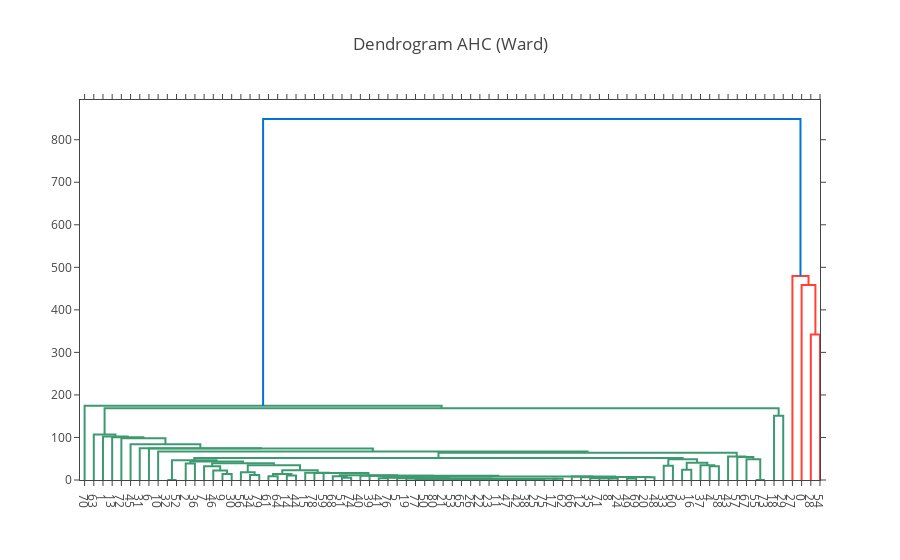

Notebook code for this chart:
### Code cell
# Create dendrogram figures for Ward linkage
fig_ward = ff.create_dendrogram(X_ahc, orientation='bottom', linkagefun=lambda x: linkage_matrix_ward)
fig_ward.update_layout(title='Dendrogram AHC (Ward)')
fig_ward.show()

### Figure 1 — Plotly figure (JSON) as saved in the notebook; plotly's stock layout.template omitted (floating-point values rounded to 4 significant figures)
{"data": [{"hoverinfo": "text", "marker": {"color": "rgb(61,153,112)"}, "mode": "lines", "type": "scatter", "x": [95, 95, 105, 105], "xaxis": "x", "y": [0, 0, 0, 0], "yaxis": "y"}, {"hoverinfo": "text", "marker": {"color": "rgb(61,153,112)"}, "mode": "lines", "type": "scatter", "x": [115, 115, 125, 125], "xaxis": "x", "y": [0, 38.67, 38.67, 0], "yaxis": "y"}, {"hoverinfo": "text", "marker": {"color": "rgb(61,153,112)"}, "mode": "lines", "type": "scatter", "x": [155, 155, 165, 165], "xaxis": "x", "y": [0, 14.11, 14.11, 0], "yaxis": "y"}, {"hoverinfo": "text", "marker": {"color": "rgb(61,153,112)"}, "mode": "lines", "type": "scatter", "x": [145, 145, 160, 160], "xaxis": "x", "y": [0, 22.61, 22.61, 14.11], "yaxis": "y"}, {"hoverinfo": "text", "marker": {"color": "rgb(61,153,112)"}, "mode": "lines", "type": "scatter", "x": [135, 135, 152.5, 152.5], "xaxis": "x", "y": [0, 32.47, 32.47, 22.61], "yaxis": "y"}, {"hoverinfo": "text", "marker": {"color": "rgb(61,153,112)"}, "mode": "lines", "type": "scatter", "x": [185, 185, 195, 195], "xaxis": "x", "y": [0, 11.79, 11.79, 0], "yaxis": "y"}, {"hoverinfo": "text", "marker": {"color": "rgb(61,153,112)"}, "mode": "lines", "type": "scatter", "x": [175, 175, 190, 190], "xaxis": "x", "y": [0, 18.47, 18.47, 11.79], "yaxis": "y"}, {"hoverinfo": "text", "marker": {"color": "rgb(61,153,112)"}, "mode": "lines", "type": "scatter", "x": [205, 205, 215, 215], "xaxis": "x", "y": [0, 9.055, 9.055, 0], "yaxis": "y"}, {"hoverinfo": "text", "marker": {"color": "rgb(61,153,112)"}, "mode": "lines", "type": "scatter", "x": [225, 225, 235, 235], "xaxis": "x", "y": [0, 10.63, 10.63, 0], "yaxis": "y"}, {"hoverinfo": "text", "marker": {"color": "rgb(61,153,112)"}, "mode": "lines", "type": "scatter", "x": [210, 210, 230, 230], "xaxis": "x", "y": [9.055, 13.89, 13.89, 10.63], "yaxis": "y"}, {"hoverinfo": "text", "marker": {"color": "rgb(61,153,112)"}, "mode": "lines", "type": "scatter", "x": [285, 285, 295, 295], "xaxis": "x", "y": [0, 5.196, 5.196, 0], "yaxis": "y"}, {"hoverinfo": "text", "marker": {"color": "rgb(61,153,112)"}, "mode": "lines", "type": "scatter", "x": [275, 275, 290, 290], "xaxis": "x", "y": [0, 8.602, 8.602, 5.196], "yaxis": "y"}, {"hoverinfo": "text", "marker": {"color": "rgb(61,153,112)"}, "mode": "lines", "type": "scatter", "x": [325, 325, 335, 335], "xaxis": "x", "y": [0, 4.123, 4.123, 0], "yaxis": "y"}, {"hoverinfo": "text", "marker": {"color": "rgb(61,153,112)"}, "mode": "lines", "type": "scatter", "x": [405, 405, 415, 415], "xaxis": "x", "y": [0, 0, 0, 0], "yaxis": "y"}, {"hoverinfo": "text", "marker": {"color": "rgb(61,153,112)"}, "mode": "lines", "type": "scatter", "x": [435, 435, 445, 445], "xaxis": "x", "y": [0, 0, 0, 0], "yaxis": "y"}, {"hoverinfo": "text", "marker": {"color": "rgb(61,153,112)"}, "mode": "lines", "type": "scatter", "x": [455, 455, 465, 465], "xaxis": "x", "y": [0, 0, 0, 0], "yaxis": "y"}, {"hoverinfo": "text", "marker": {"color": "rgb(61,153,112)"}, "mode": "lines", "type": "scatter", "x": [440, 440, 460, 460], "xaxis": "x", "y": [0, 1, 1, 0], "yaxis": "y"}, {"hoverinfo": "text", "marker": {"color": "rgb(61,153,112)"}, "mode": "lines", "type": "scatter", "x": [425, 425, 450, 450], "xaxis": "x", "y": [0, 1, 1, 1], "yaxis": "y"}, {"hoverinfo": "text", "marker": {"color": "rgb(61,153,112)"}, "mode": "lines", "type": "scatter", "x": [410, 410, 437.5, 437.5], "xaxis": "x", "y": [0, 1, 1, 1], "yaxis": "y"}, {"hoverinfo": "text", "marker": {"color": "rgb(61,153,112)"}, "mode": "lines", "type": "scatter", "x": [495, 495, 505, 505], "xaxis": "x", "y": [0, 1.414, 1.414, 0], "yaxis": "y"}, {"hoverinfo": "text", "marker": {"color": "rgb(61,153,112)"}, "mode": "lines", "type": "scatter", "x": [485, 485, 500, 500], "xaxis": "x", "y": [0, 1.732, 1.732, 1.414], "yaxis": "y"}, {"hoverinfo": "text", "marker": {"color": "rgb(61,153,112)"}, "mode": "lines", "type": "scatter", "x": [475, 475, 492.5, 492.5], "xaxis": "x", "y": [0, 1.732, 1.732, 1.732], "yaxis": "y"}, {"hoverinfo": "text", "marker": {"color": "rgb(61,153,112)"}, "mode": "lines", "type": "scatter", "x": [423.8, 423.8, 483.8, 483.8], "xaxis": "x", "y": [1, 1.732, 1.732, 1.732], "yaxis": "y"}, {"hoverinfo": "text", "marker": {"color": "rgb(61,153,112)"}, "mode": "lines", "type": "scatter", "x": [395, 395, 453.8, 453.8], "xaxis": "x", "y": [0, 1.732, 1.732, 1.732], "yaxis": "y"}, {"hoverinfo": "text", "marker": {"color": "rgb(61,153,112)"}, "mode": "lines", "type": "scatter", "x": [385, 385, 424.4, 424.4], "xaxis": "x", "y": [0, 1.732, 1.732, 1.732], "yaxis": "y"}, {"hoverinfo": "text", "marker": {"color": "rgb(61,153,112)"}, "mode": "lines", "type": "scatter", "x": [375, 375, 404.7, 404.7], "xaxis": "x", "y": [0, 2.236, 2.236, 1.732], "yaxis": "y"}, {"hoverinfo": "text", "marker": {"color": "rgb(61,153,112)"}, "mode": "lines", "type": "scatter", "x": [365, 365, 389.8, 389.8], "xaxis": "x", "y": [0, 2.449, 2.449, 2.236], "yaxis": "y"}, {"hoverinfo": "text", "marker": {"color": "rgb(61,153,112)"}, "mode": "lines", "type": "scatter", "x": [515, 515, 525, 525], "xaxis": "x", "y": [0, 2.646, 2.646, 0], "yaxis": "y"}, {"hoverinfo": "text", "marker": {"color": "rgb(61,153,112)"}, "mode": "lines", "type": "scatter", "x": [377.4, 377.4, 520, 520], "xaxis": "x", "y": [2.449, 3, 3, 2.646], "yaxis": "y"}, {"hoverinfo": "text", "marker": {"color": "rgb(61,153,112)"}, "mode": "lines", "type": "scatter", "x": [355, 355, 448.7, 448.7], "xaxis": "x", "y": [0, 3.317, 3.317, 3], "yaxis": "y"}, {"hoverinfo": "text", "marker": {"color": "rgb(61,153,112)"}, "mode": "lines", "type": "scatter", "x": [345, 345, 401.9, 401.9], "xaxis": "x", "y": [0, 4.243, 4.243, 3.317], "yaxis": "y"}, {"hoverinfo": "text", "marker": {"color": "rgb(61,153,112)"}, "mode": "lines", "type": "scatter", "x": [330, 330, 373.4, 373.4], "xaxis": "x", "y": [4.123, 5.099, 5.099, 4.243], "yaxis": "y"}, {"hoverinfo": "text", "marker": {"color": "rgb(61,153,112)"}, "mode": "lines", "type": "scatter", "x": [575, 575, 585, 585], "xaxis": "x", "y": [0, 3.317, 3.317, 0], "yaxis": "y"}, {"hoverinfo": "text", "marker": {"color": "rgb(61,153,112)"}, "mode": "lines", "type": "scatter", "x": [565, 565, 580, 580], "xaxis": "x", "y": [0, 3.873, 3.873, 3.317], "yaxis": "y"}, {"hoverinfo": "text", "marker": {"color": "rgb(61,153,112)"}, "mode": "lines", "type": "scatter", "x": [555, 555, 572.5, 572.5], "xaxis": "x", "y": [0, 4.359, 4.359, 3.873], "yaxis": "y"}, {"hoverinfo": "text", "marker": {"color": "rgb(61,153,112)"}, "mode": "lines", "type": "scatter", "x": [545, 545, 563.8, 563.8], "xaxis": "x", "y": [0, 6.557, 6.557, 4.359], "yaxis": "y"}, {"hoverinfo": "text", "marker": {"color": "rgb(61,153,112)"}, "mode": "lines", "type": "scatter", "x": [595, 595, 605, 605], "xaxis": "x", "y": [0, 3.464, 3.464, 0], "yaxis": "y"}, {"hoverinfo": "text", "marker": {"color": "rgb(61,153,112)"}, "mode": "lines", "type": "scatter", "x": [615, 615, 625, 625], "xaxis": "x", "y": [0, 6.481, 6.481, 0], "yaxis": "y"}, {"hoverinfo": "text", "marker": {"color": "rgb(61,153,112)"}, "mode": "lines", "type": "scatter", "x": [600, 600, 620, 620], "xaxis": "x", "y": [3.464, 6.928, 6.928, 6.481], "yaxis": "y"}, {"hoverinfo": "text", "marker": {"color": "rgb(61,153,112)"}, "mode": "lines", "type": "scatter", "x": [554.4, 554.4, 610, 610], "xaxis": "x", "y": [6.557, 7.141, 7.141, 6.928], "yaxis": "y"}, {"hoverinfo": "text", "marker": {"color": "rgb(61,153,112)"}, "mode": "lines", "type": "scatter", "x": [535, 535, 582.2, 582.2], "xaxis": "x", "y": [0, 7.937, 7.937, 7.141], "yaxis": "y"}, {"hoverinfo": "text", "marker": {"color": "rgb(61,153,112)"}, "mode": "lines", "type": "scatter", "x": [351.7, 351.7, 558.6, 558.6], "xaxis": "x", "y": [5.099, 8.062, 8.062, 7.937], "yaxis": "y"}, {"hoverinfo": "text", "marker": {"color": "rgb(61,153,112)"}, "mode": "lines", "type": "scatter", "x": [315, 315, 455.2, 455.2], "xaxis": "x", "y": [0, 9.798, 9.798, 8.062], "yaxis": "y"}, {"hoverinfo": "text", "marker": {"color": "rgb(61,153,112)"}, "mode": "lines", "type": "scatter", "x": [305, 305, 385.1, 385.1], "xaxis": "x", "y": [0, 10.15, 10.15, 9.798], "yaxis": "y"}, {"hoverinfo": "text", "marker": {"color": "rgb(61,153,112)"}, "mode": "lines", "type": "scatter", "x": [282.5, 282.5, 345.0, 345.0], "xaxis": "x", "y": [8.602, 11.09, 11.09, 10.15], "yaxis": "y"}, {"hoverinfo": "text", "marker": {"color": "rgb(61,153,112)"}, "mode": "lines", "type": "scatter", "x": [265, 265, 313.8, 313.8], "xaxis": "x", "y": [0, 16.7, 16.7, 11.09], "yaxis": "y"}, {"hoverinfo": "text", "marker": {"color": "rgb(61,153,112)"}, "mode": "lines", "type": "scatter", "x": [255, 255, 289.4, 289.4], "xaxis": "x", "y": [0, 16.73, 16.73, 16.7], "yaxis": "y"}, {"hoverinfo": "text", "marker": {"color": "rgb(61,153,112)"}, "mode": "lines", "type": "scatter", "x": [245, 245, 272.2, 272.2], "xaxis": "x", "y": [0, 16.79, 16.79, 16.73], "yaxis": "y"}, {"hoverinfo": "text", "marker": {"color": "rgb(61,153,112)"}, "mode": "lines", "type": "scatter", "x": [220, 220, 258.6, 258.6], "xaxis": "x", "y": [13.89, 22.69, 22.69, 16.79], "yaxis": "y"}, {"hoverinfo": "text", "marker": {"color": "rgb(61,153,112)"}, "mode": "lines", "type": "scatter", "x": [182.5, 182.5, 239.3, 239.3], "xaxis": "x", "y": [18.47, 34.39, 34.39, 22.69], "yaxis": "y"}, {"hoverinfo": "text", "marker": {"color": "rgb(61,153,112)"}, "mode": "lines", "type": "scatter", "x": [143.8, 143.8, 210.9, 210.9], "xaxis": "x", "y": [32.47, 39.55, 39.55, 34.39], "yaxis": "y"}, {"hoverinfo": "text", "marker": {"color": "rgb(61,153,112)"}, "mode": "lines", "type": "scatter", "x": [120, 120, 177.3, 177.3], "xaxis": "x", "y": [38.67, 43.36, 43.36, 39.55], "yaxis": "y"}, {"hoverinfo": "text", "marker": {"color": "rgb(61,153,112)"}, "mode": "lines", "type": "scatter", "x": [100, 100, 148.7, 148.7], "xaxis": "x", "y": [0, 46.64, 46.64, 43.36], "yaxis": "y"}, {"hoverinfo": "text", "marker": {"color": "rgb(61,153,112)"}, "mode": "lines", "type": "scatter", "x": [635, 635, 645, 645], "xaxis": "x", "y": [0, 33.63, 33.63, 0], "yaxis": "y"}, {"hoverinfo": "text", "marker": {"color": "rgb(61,153,112)"}, "mode": "lines", "type": "scatter", "x": [655, 655, 665, 665], "xaxis": "x", "y": [0, 24.15, 24.15, 0], "yaxis": "y"}, {"hoverinfo": "text", "marker": {"color": "rgb(61,153,112)"}, "mode": "lines", "type": "scatter", "x": [685, 685, 695, 695], "xaxis": "x", "y": [0, 32.08, 32.08, 0], "yaxis": "y"}, {"hoverinfo": "text", "marker": {"color": "rgb(61,153,112)"}, "mode": "lines", "type": "scatter", "x": [675, 675, 690, 690], "xaxis": "x", "y": [0, 34.93, 34.93, 32.08], "yaxis": "y"}, {"hoverinfo": "text", "marker": {"color": "rgb(61,153,112)"}, "mode": "lines", "type": "scatter", "x": [660, 660, 682.5, 682.5], "xaxis": "x", "y": [24.15, 40.41, 40.41, 34.93], "yaxis": "y"}, {"hoverinfo": "text", "marker": {"color": "rgb(61,153,112)"}, "mode": "lines", "type": "scatter", "x": [640, 640, 671.2, 671.2], "xaxis": "x", "y": [33.63, 48.86, 48.86, 40.41], "yaxis": "y"}, {"hoverinfo": "text", "marker": {"color": "rgb(61,153,112)"}, "mode": "lines", "type": "scatter", "x": [124.3, 124.3, 655.6, 655.6], "xaxis": "x", "y": [46.64, 51.78, 51.78, 48.86], "yaxis": "y"}, {"hoverinfo": "text", "marker": {"color": "rgb(61,153,112)"}, "mode": "lines", "type": "scatter", "x": [735, 735, 745, 745], "xaxis": "x", "y": [0, 0, 0, 0], "yaxis": "y"}, {"hoverinfo": "text", "marker": {"color": "rgb(61,153,112)"}, "mode": "lines", "type": "scatter", "x": [725, 725, 740, 740], "xaxis": "x", "y": [0, 48.9, 48.9, 0], "yaxis": "y"}, {"hoverinfo": "text", "marker": {"color": "rgb(61,153,112)"}, "mode": "lines", "type": "scatter", "x": [715, 715, 732.5, 732.5], "xaxis": "x", "y": [0, 54.24, 54.24, 48.9], "yaxis": "y"}, {"hoverinfo": "text", "marker": {"color": "rgb(61,153,112)"}, "mode": "lines", "type": "scatter", "x": [705, 705, 723.8, 723.8], "xaxis": "x", "y": [0, 55.12, 55.12, 54.24], "yaxis": "y"}, {"hoverinfo": "text", "marker": {"color": "rgb(61,153,112)"}, "mode": "lines", "type": "scatter", "x": [390.0, 390.0, 714.4, 714.4], "xaxis": "x", "y": [51.78, 63.84, 63.84, 55.12], "yaxis": "y"}, {"hoverinfo": "text", "marker": {"color": "rgb(61,153,112)"}, "mode": "lines", "type": "scatter", "x": [85, 85, 552.2, 552.2], "xaxis": "x", "y": [0, 66.9, 66.9, 63.84], "yaxis": "y"}, {"hoverinfo": "text", "marker": {"color": "rgb(61,153,112)"}, "mode": "lines", "type": "scatter", "x": [75, 75, 318.6, 318.6], "xaxis": "x", "y": [0, 74.05, 74.05, 66.9], "yaxis": "y"}, {"hoverinfo": "text", "marker": {"color": "rgb(61,153,112)"}, "mode": "lines", "type": "scatter", "x": [65, 65, 196.8, 196.8], "xaxis": "x", "y": [0, 74.58, 74.58, 74.05], "yaxis": "y"}, {"hoverinfo": "text", "marker": {"color": "rgb(61,153,112)"}, "mode": "lines", "type": "scatter", "x": [55, 55, 130.9, 130.9], "xaxis": "x", "y": [0, 84.23, 84.23, 74.58], "yaxis": "y"}, {"hoverinfo": "text", "marker": {"color": "rgb(61,153,112)"}, "mode": "lines", "type": "scatter", "x": [45, 45, 92.95, 92.95], "xaxis": "x", "y": [0, 98.28, 98.28, 84.23], "yaxis": "y"}, {"hoverinfo": "text", "marker": {"color": "rgb(61,153,112)"}, "mode": "lines", "type": "scatter", "x": [35, 35, 68.97, 68.97], "xaxis": "x", "y": [0, 100.6, 100.6, 98.28], "yaxis": "y"}, {"hoverinfo": "text", "marker": {"color": "rgb(61,153,112)"}, "mode": "lines", "type": "scatter", "x": [25, 25, 51.99, 51.99], "xaxis": "x", "y": [0, 102.2, 102.2, 100.6], "yaxis": "y"}, {"hoverinfo": "text", "marker": {"color": "rgb(61,153,112)"}, "mode": "lines", "type": "scatter", "x": [15, 15, 38.49, 38.49], "xaxis": "x", "y": [0, 107.2, 107.2, 102.2], "yaxis": "y"}, {"hoverinfo": "text", "marker": {"color": "rgb(61,153,112)"}, "mode": "lines", "type": "scatter", "x": [755, 755, 765, 765], "xaxis": "x", "y": [0, 151.1, 151.1, 0], "yaxis": "y"}, {"hoverinfo": "text", "marker": {"color": "rgb(61,153,112)"}, "mode": "lines", "type": "scatter", "x": [26.75, 26.75, 760, 760], "xaxis": "x", "y": [107.2, 168.9, 168.9, 151.1], "yaxis": "y"}, {"hoverinfo": "text", "marker": {"color": "rgb(61,153,112)"}, "mode": "lines", "type": "scatter", "x": [5, 5, 393.4, 393.4], "xaxis": "x", "y": [0, 174.9, 174.9, 168.9], "yaxis": "y"}, {"hoverinfo": "text", "marker": {"color": "rgb(255,65,54)"}, "mode": "lines", "type": "scatter", "x": [795, 795, 805, 805], "xaxis": "x", "y": [0, 341.9, 341.9, 0], "yaxis": "y"}, {"hoverinfo": "text", "marker": {"color": "rgb(255,65,54)"}, "mode": "lines", "type": "scatter", "x": [785, 785, 800, 800], "xaxis": "x", "y": [0, 458.3, 458.3, 341.9], "yaxis": "y"}, {"hoverinfo": "text", "marker": {"color": "rgb(255,65,54)"}, "mode": "lines", "type": "scatter", "x": [775, 775, 792.5, 792.5], "xaxis": "x", "y": [0, 479.6, 479.6, 458.3], "yaxis": "y"}, {"hoverinfo": "text", "marker": {"color": "rgb(0,116,217)"}, "mode": "lines", "type": "scatter", "x": [199.2, 199.2, 783.8, 783.8], "xaxis": "x", "y": [174.9, 848.7, 848.7, 479.6], "yaxis": "y"}], "layout": {"autosize": false, "height": null, "hovermode": "closest", "showlegend": false, "title": {"text": "Dendrogram AHC (Ward)"}, "width": null, "xaxis": {"mirror": "allticks", "rangemode": "tozero", "showgrid": false, "showline": true, "showticklabels": true, "tickmode": "array", "ticks": "outside", "ticktext": ["70", "63", "1", "13", "72", "45", "31", "6", "10", "32", "52", "2", "36", "7", "46", "9", "30", "56", "34", "79", "61", "64", "14", "44", "15", "78", "59", "68", "51", "74", "40", "39", "41", "76", "5", "19", "77", "50", "80", "21", "53", "65", "26", "22", "23", "11", "47", "42", "38", "25", "75", "17", "62", "66", "12", "35", "71", "8", "24", "49", "69", "20", "48", "33", "60", "3", "16", "37", "4", "58", "43", "57", "67", "55", "73", "18", "29", "27", "0", "28", "54"], "tickvals": [5, 15, 25, 35, 45, 55, 65, 75, 85, 95, 105, 115, 125, 135, 145, 155, 165, 175, 185, 195, 205, 215, 225, 235, 245, 255, 265, 275, 285, 295, 305, 315, 325, 335, 345, 355, 365, 375, 385, 395, 405, 415, 425, 435, 445, 455, 465, 475, 485, 495, 505, 515, 525, 535, 545, 555, 565, 575, 585, 595, 605, 615, 625, 635, 645, 655, 665, 675, 685, 695, 705, 715, 725, 735, 745, 755, 765, 775, 785, 795, 805], "type": "linear", "zeroline": false}, "yaxis": {"mirror": "allticks", "rangemode": "tozero", "showgrid": false, "showline": true, "showticklabels": true, "ticks": "outside", "type": "linear", "zeroline": false}}}
